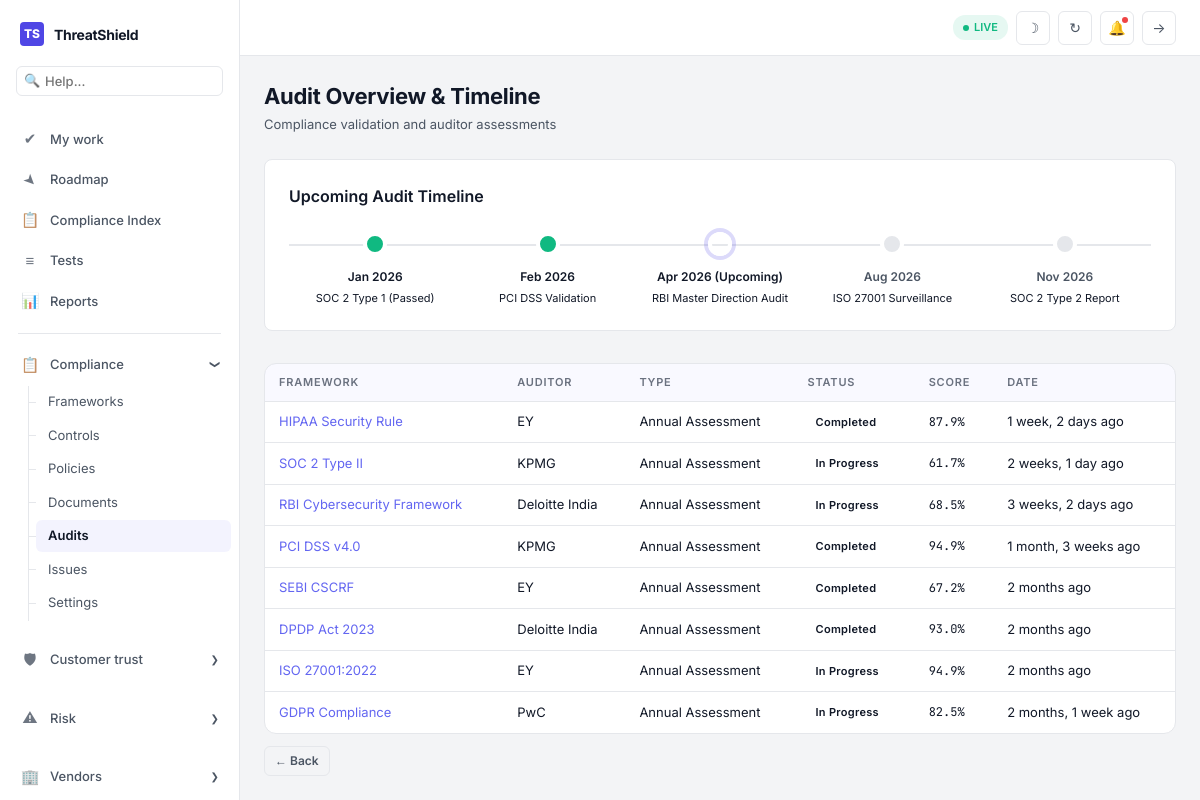
Page /compliance/audits/ (signed in) on the committed database.
### compliance/models.py (models this page shows, shortened)
class AuditRecord(models.Model):
    STATUS_CHOICES = [
        ('scheduled', 'Scheduled'),
        ('in_progress', 'In Progress'),
        ('completed', 'Completed'),
        ('failed', 'Failed'),
    ]
    framework = models.ForeignKey(ComplianceFramework, on_delete=models.CASCADE, related_name='audits')
    auditor_name = models.CharField(max_length=200)
    audit_type = models.CharField(max_length=100)
    status = models.CharField(max_length=20, choices=STATUS_CHOICES, default='scheduled')
    findings = models.TextField(blank=True)
    recommendations = models.TextField(blank=True)
    score = models.FloatField(null=True, blank=True)
    audit_date = models.DateTimeField()
    completed_at = models.DateTimeField(null=True, blank=True)
    created_at = models.DateTimeField(auto_now_add=True)
    class Meta:
        ordering = ['-audit_date']

class ComplianceFramework(models.Model):
    FRAMEWORK_TYPES = [
        ('ISO27001', 'ISO 27001'),
        ('GDPR', 'GDPR'),
        ('DPDP', 'DPDP Act (India)'),
        ('SOC2', 'SOC 2'),
        ('HIPAA', 'HIPAA'),
        ('PCIDSS', 'PCI DSS'),
        ('RBI', 'RBI Guidelines'),
        ('NPCI', 'NPCI Standards'),
        ('UIDAI', 'UIDAI/Aadhaar'),
        ('SEBI', 'SEBI Regulations'),
        ('IRDAI', 'IRDAI Guidelines'),
    ]
    name = models.CharField(max_length=200)
    framework_type = models.CharField(max_length=20, choices=FRAMEWORK_TYPES)
    description = models.TextField()
    version = models.CharField(max_length=50, blank=True)
    is_active = models.BooleanField(default=True)
    created_at = models.DateTimeField(auto_now_add=True)
    class Meta:
        ordering = ['name']

### compliance/views.py (the view)
# urls.py: path('audits/', views.audit_list, name='audit_list'),
@login_required
def audit_list(request):
    audits = AuditRecord.objects.all()
    context = {
        'audits': audits,
    }
    return render(request, 'compliance/audit_list.html', {
        'audits': audits,
    })

### core/models.py (called while the page is built)
    @property
    def is_admin(self):
        return self.role == 'super_admin' or self.user.is_superuser

    @property
    def is_auditor(self):
        return self.role == 'auditor'

### templates/compliance/audit_list.html (shortened to what this page needs)
{% extends 'base.html' %}
{% load humanize %}
{% block content %}
<div class="page-head"><div><h1>Audit Overview & Timeline</h1><p>Compliance validation and auditor assessments</p></div></div>
<div style="background: var(--bg-surface); border: 1px solid var(--border); border-radius: 8px; padding: 24px; margin-bottom: 32px;">
    <h3 style="font-size: 16px; font-weight: 600; margin-bottom: 24px;">Upcoming Audit Timeline</h3>
    <div style="display: flex; gap: 0; position: relative;">
        <div style="position: absolute; top: 12px; left: 0; right: 0; height: 2px; background: var(--border); z-index: 1;"></div>
        <div style="flex: 1; text-align: center; position: relative; z-index: 2;">
            <div style="width: 24px; height: 24px; background: var(--success); border: 4px solid var(--bg-surface); border-radius: 50%; margin: 0 auto 12px;"></div>
            <div style="font-size: 12px; font-weight: 600; color: var(--text-primary); margin-bottom: 4px;">Jan 2026</div>
            <div style="font-size: 11px; color: var(--text-muted); padding: 0 8px;">SOC 2 Type 1 (Passed)</div>
        </div>
        <div style="flex: 1; text-align: center; position: relative; z-index: 2;">
            <div style="width: 24px; height: 24px; background: var(--success); border: 4px solid var(--bg-surface); border-radius: 50%; margin: 0 auto 12px;"></div>
            <div style="font-size: 12px; font-weight: 600; color: var(--text-primary); margin-bottom: 4px;">Feb 2026</div>
            <div style="font-size: 11px; color: var(--text-muted); padding: 0 8px;">PCI DSS Validation</div>
        </div>
        <div style="flex: 1; text-align: center; position: relative; z-index: 2;">
            <div style="width: 24px; height: 24px; background: var(--brand); border: 4px solid var(--bg-surface); border-radius: 50%; margin: 0 auto 12px; box-shadow: 0 0 0 4px rgba(79,70,229,0.2);"></div>
            <div style="font-size: 12px; font-weight: 600; color: var(--brand); margin-bottom: 4px;">Apr 2026 (Upcoming)</div>
            <div style="font-size: 11px; color: var(--text-muted); padding: 0 8px;">RBI Master Direction Audit</div>
        </div>
        <div style="flex: 1; text-align: center; position: relative; z-index: 2;">
            <div style="width: 24px; height: 24px; background: #E5E7EB; border: 4px solid var(--bg-surface); border-radius: 50%; margin: 0 auto 12px;"></div>
            <div style="font-size: 12px; font-weight: 600; color: var(--text-secondary); margin-bottom: 4px;">Aug 2026</div>
            <div style="font-size: 11px; color: var(--text-muted); padding: 0 8px;">ISO 27001 Surveillance</div>
        </div>
        <div style="flex: 1; text-align: center; position: relative; z-index: 2;">
            <div style="width: 24px; height: 24px; background: #E5E7EB; border: 4px solid var(--bg-surface); border-radius: 50%; margin: 0 auto 12px;"></div>
            <div style="font-size: 12px; font-weight: 600; color: var(--text-secondary); margin-bottom: 4px;">Nov 2026</div>
            <div style="font-size: 11px; color: var(--text-muted); padding: 0 8px;">SOC 2 Type 2 Report</div>
        </div>
    </div>
</div>
<div class="card"><div class="card-body no-pad"><div class="tbl-wrap">
    <table class="tbl">
        <thead><tr><th>Framework</th><th>Auditor</th><th>Type</th><th>Status</th><th>Score</th><th>Date</th></tr></thead>
        <tbody>
            {% for a in audits %}
            <tr>
                <td><a href="{% url 'compliance:framework_detail' a.framework.pk %}">{{ a.framework.name }}</a></td>
                <td>{{ a.auditor_name }}</td>
                <td>{{ a.audit_type }}</td>
                <td><span class="badge badge-{{ a.status }}">{{ a.get_status_display }}</span></td>
                <td class="mono">{% if a.score %}{{ a.score|floatformat:1 }}%{% else %}&mdash;{% endif %}</td>
                <td>{{ a.audit_date|timesince }} ago</td>
            </tr>
            {% empty %}
            <tr><td colspan="6"><div class="empty-state"><p>No audits</p></div></td></tr>
            {% endfor %}
        </tbody>
    </table>
</div></div></div>
<a href="{% url 'compliance:framework_list' %}" class="btn btn-ghost btn-sm" style="margin-top:12px;">&larr; Back</a>
{% endblock %}

### static/css/style.css (style rules this page uses)
:root { --bg-base: #F3F4F6; --bg-surface: #FFFFFF; --bg-elevated: #F9FAFB; --bg-hover: #F3F4F6; --bg-input: #FFFFFF; --bg-overlay: rgba(0, 0, 0, 0.4); --text-primary: #111827; --text-secondary: #4B5563; --text-tertiary: #6B7280; --text-inverse: #FFFFFF; --brand-primary: #4F46E5; --brand-secondary: #6366F1; --brand-light: #818CF8; --brand-dark: #3730A3; --success: #10B981; --success-light: #D1FAE5; --success-surface: rgba(16, 185, 129, 0.1); --warning: #F59E0B; --warning-light: #FEF3C7; --warning-surface: rgba(245, 158, 11, 0.1); --danger: #EF4444; --danger-light: #FEE2E2; --danger-surface: rgba(239, 68, 68, 0.1); --info: #3B82F6; --info-surface: rgba(59, 130, 246, 0.1); --severity-critical: #DC2626; --severity-high: #EA580C; --severity-medium: #D97706; --severity-low: #16A34A; --border: #E5E7EB; --border-light: #D1D5DB; --border-focus: #6366F1; --shadow-sm: 0 1px 2px rgba(0,0,0,0.05); --shadow-md: 0 4px 6px -1px rgba(0,0,0,0.1); --shadow-lg: 0 10px 15px -3px rgba(0,0,0,0.1); --sidebar-w: 240px; --header-h: 56px; --radius: 8px; --radius-lg: 12px; }
*, *::before, *::after { box-sizing: border-box; margin: 0; padding: 0; }
html { scroll-behavior: smooth; }
body { font-family: 'Inter', -apple-system, BlinkMacSystemFont, sans-serif; background: var(--bg-base); color: var(--text-primary); line-height: 1.5; font-size: 14px; -webkit-font-smoothing: antialiased; }
a { color: var(--brand-secondary); text-decoration: none; }
.page-head { margin-bottom: 24px; display: flex; justify-content: space-between; align-items: flex-start; }
.page-head h1 { font-size: 22px; font-weight: 700; color: var(--text-primary); letter-spacing: -0.3px; }
.page-head p { font-size: 13px; color: var(--text-secondary); margin-top: 2px; }
.card { background: var(--bg-surface); border: 1px solid var(--border); border-radius: var(--radius-lg); overflow: hidden; }
.card-body { padding: 18px; }
.card-body.no-pad { padding: 0; }
.tbl-wrap { overflow-x: auto; }
.tbl { width: 100%; border-collapse: collapse; }
.tbl thead th { padding: 10px 14px; text-align: left; font-size: 11px; font-weight: 600; color: var(--text-tertiary); text-transform: uppercase; letter-spacing: 0.8px; border-bottom: 1px solid var(--border); background: rgba(99, 102, 241, 0.04); white-space: nowrap; }
.tbl tbody tr { border-bottom: 1px solid var(--border); transition: background 0.1s; }
.tbl tbody tr:last-child { border-bottom: none; }
.tbl tbody td { padding: 10px 14px; font-size: 13px; color: var(--text-primary); }
.tbl .mono { font-family: 'JetBrains Mono', monospace; font-size: 12px; }
.badge { display: inline-flex; align-items: center; padding: 2px 8px; border-radius: 4px; font-size: 11px; font-weight: 600; letter-spacing: 0.3px; }
.btn { display: inline-flex; align-items: center; gap: 6px; padding: 8px 16px; border-radius: 6px; font-size: 13px; font-weight: 600; cursor: pointer; border: none; font-family: 'Inter', sans-serif; transition: all 0.15s; text-decoration: none; }
.btn-ghost { background: transparent; border: 1px solid var(--border); color: var(--text-secondary); }
.btn-sm { padding: 5px 10px; font-size: 12px; }

### rows in the picture
AuditRecord: framework.name "HIPAA Security Rule", auditor_name "EY", audit_type "Annual Assessment", status "Completed", score "87.9", audit_date "1 week, 2 days"
AuditRecord: framework.name "SOC 2 Type II", auditor_name "KPMG", audit_type "Annual Assessment", status "In Progress", score "61.7", audit_date "2 weeks, 1 day"
AuditRecord: framework.name "RBI Cybersecurity Framework", auditor_name "Deloitte India", audit_type "Annual Assessment", status "In Progress", score "68.5", audit_date "3 weeks, 2 days"
AuditRecord: framework.name "PCI DSS v4.0", auditor_name "KPMG", audit_type "Annual Assessment", status "Completed", score "94.9", audit_date "1 month, 3 weeks"
AuditRecord: framework.name "SEBI CSCRF", auditor_name "EY", audit_type "Annual Assessment", status "Completed", score "67.2", audit_date "2 months"
AuditRecord: framework.name "DPDP Act 2023", auditor_name "Deloitte India", audit_type "Annual Assessment", status "Completed", score "93.0", audit_date "2 months"
AuditRecord: framework.name "ISO 27001:2022", auditor_name "EY", audit_type "Annual Assessment", status "In Progress", score "94.9", audit_date "2 months"
AuditRecord: framework.name "GDPR Compliance", auditor_name "PwC", audit_type "Annual Assessment", status "In Progress", score "82.5", audit_date "2 months, 1 week"
